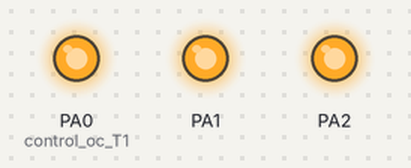
A program run on a simulated ATmega32, built with avr-gcc and emulated at 8 MHz (the files do not name the chip). On the bench: output pins drawn as LEDs (lit = HIGH).

Above: at 0.5 s.
At 1.5 s:
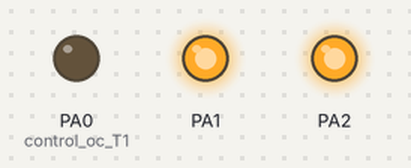
At 4.5 s:
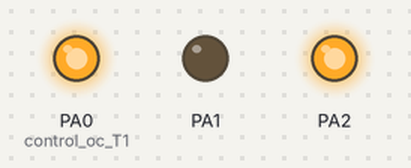
At 5.5 s:
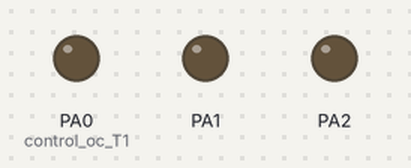
At 8.5 s:
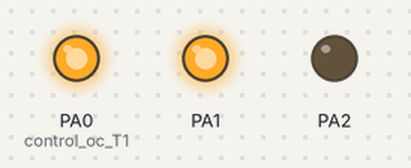
At 11.5 s:
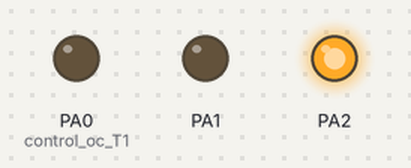
Timing chart, 0 to 13.0 s (numbered marks = the images above):
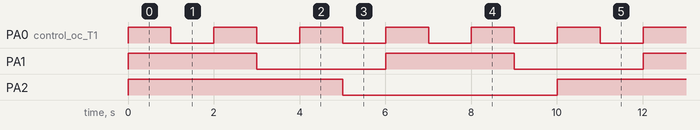

Measured:
- by itself, PA0 (control_oc_T1): alternates HIGH for 1.0 s and LOW for 1.0 s
- by itself, PA1: alternates HIGH for 3.0 s and LOW for 3.0 s
- by itself, PA2: alternates HIGH for 5.0 s and LOW for 5.0 s

The program:

main.c
```c
/*
 * main.c
 *
 *  Created on: Aug 15, 2023
 *      Author: alibo
 */

#include "LIB/STD_TYPES.h"
#include "LIB/BIT_MATH.h"
#include <util/delay.h>
#define  F_CPU          8000000UL
#include "MCAL/DIO/DIO_interface.h"
#include "MCAL/TIMER/TIMER_interface.h"
#include "MCAL/GIE/GIE_interface.h"
#include "HAL/LCD/LCD_interface.h"
#include "HAL/KEYPAD/KEYPAD_interface.h"
#include "SERVIES/RTO/RTO_interface.h"


void APP1 (void);
void APP2 (void);
void APP3 (void);
int main(void)
{


	DIO_voidSetPinDirection(DIO_PORTA , DIO_PIN0 , DIO_OUTPUT) ;
	DIO_voidSetPinDirection(DIO_PORTA , DIO_PIN1 , DIO_OUTPUT) ;
	DIO_voidSetPinDirection(DIO_PORTA , DIO_PIN2 , DIO_OUTPUT) ;


RTO_u8CreateTask( 0 , 1000 , 0 , APP1);
RTO_u8CreateTask( 1 , 3000 , 0 , APP2);
RTO_u8CreateTask( 2 , 5000 , 0 , APP3);

GIE_voidEnable();

RTO_voidInit();
	while(1)
	{
	}
	return 0;
}

void APP1 (void)
{

	TOG_BIT ( *((volatile u8*)0x3b) , 0);
}
void APP2 (void)
{

	TOG_BIT(  *((volatile u8*)0x3b) , 1);

}
void APP3 (void)
{

	TOG_BIT(  *((volatile u8*)0x3b) , 2);

}
```

RTO_interface.h
```c
/*
 * RTO_interface.h
 *
 *  Created on: Aug 26, 2023
 *      Author: alibo
 */

#ifndef SERVIES_RTO_RTO_INTERFACE_H_
#define SERVIES_RTO_RTO_INTERFACE_H_


void RTO_voidInit(void);

u8 RTO_u8CreateTask( u8 copy_u8Pariority  , u16 copy_u16periodicity  , u16 copy_firstdelay , void (*LDF) (void));

#endif /* SERVIES_RTO_RTO_INTERFACE_H_ */
```

RTO_program.c
```c
/*
 * RTO_program.c
 *
 *  Created on: Aug 26, 2023
 *      Author: alibo
 */

#include "../../LIB/STD_TYPES.h"
#include "../../LIB/BIT_MATH.h"

#include "../../MCAL/TIMER/TIMER_interface.h"

#include "RTO_interface.h"
#include "RTO_private.h"
#include "RTO_config.h"

RTO_TCB RTO_AstrTasks [RTO_MAX_PRIORITY] ;

void RTO_voidInit(void)
{
	// ini timer //timer1 ctc ocr = 1000 , pie ,

	TIMER_CONFIG_T1 mytimer1 = { .timer_mode_T1   = CTC_T1_OCRA1_TOP ,
	                             .control_oc_T1   =  OC1A__OC1B_DISCONNECTED_NONPWM,
	                             .clock_source_T1 =  FCPU_DIVBY_8_T1
	                           };

	Timer_voidCallBackFun( RTO_voidStartScheudler );


	Timer_voidSetCompareMatchValueT1A(Timer_Tick_CPU);

	Timer_voidT1Init(&mytimer1);

	// timer start

}

u8 RTO_u8CreateTask( u8 Copy_u8Pariority  , u16 Copy_u16periodicity  , u16 Copy_firstdelay , void (*LDF) (void))
{
	u8 Local_u8ErrorState  = STD_TYPE_OK ;
	if( (LDF != NULL) && (Copy_u8Pariority < RTO_MAX_PRIORITY) )
	{
	RTO_AstrTasks [Copy_u8Pariority].firstdelay = Copy_firstdelay;
	RTO_AstrTasks [Copy_u8Pariority].periodicty = Copy_u16periodicity;
	RTO_AstrTasks [Copy_u8Pariority].pf = LDF ;
	}
	else
	{
		Local_u8ErrorState = STD_TYPE_NOTOK ;
	}
	return Local_u8ErrorState;
}

static void RTO_voidStartScheudler(void)
{
	u8 local_u8counter =0 ;
	for(local_u8counter = 0 ; local_u8counter < RTO_MAX_PRIORITY ; local_u8counter++)
	{
		if( RTO_AstrTasks [local_u8counter].firstdelay == 0)
		{
			// run task
			 RTO_AstrTasks [local_u8counter].pf();
			//next run
			 RTO_AstrTasks [local_u8counter].firstdelay =  (RTO_AstrTasks [local_u8counter].periodicty) - 1   ;
		}
		else
		{
			 RTO_AstrTasks [local_u8counter].firstdelay -- ;
		}
	}
}
```

RTO_config.h
```c
/*
 * RTO_config.h
 *
 *  Created on: Aug 26, 2023
 *      Author: alibo
 */

#ifndef SERVIES_RTO_RTO_CONFIG_H_
#define SERVIES_RTO_RTO_CONFIG_H_

#define RTO_MAX_PRIORITY    3


#define Timer_Tick_CPU            1000

#endif /* SERVIES_RTO_RTO_CONFIG_H_ */
```

KEYPAD_interface.h
```c
/*
 * KEYPAD_interface.h
 *
 *  Created on: Aug 6, 2023
 *      Author: alibo
 */

#ifndef HAL_KEYPAD_KEYPAD_INTERFACE_H_
#define HAL_KEYPAD_KEYPAD_INTERFACE_H_


#define NOT_PRESSED  0xff

void KEYPAD_void_Init(void);
u8 KEYPAD_u8GetPresed(void);

#endif /* HAL_KEYPAD_KEYPAD_INTERFACE_H_ */
```

LCD_interface.h
```c
/*
 * LCD_interface.h
 *
 *  Created on: Aug 5, 2023
 *      Author: alibo
 */

#ifndef HAL_LCD_LCD_INTERFACE_H_
#define HAL_LCD_LCD_INTERFACE_H_


void LCD_voidShiftRight(void);
void LCD_voidShiftLeft(void);
void LCD_voidSetposition(u8 copy_u8Row, u8 copy_u8col);
void LCD_voidInit(void);
void LCD_voidSendCommand (u8 copy_u8command);
void LCD_voidSendData    (u8 copy_u8data);
void LCD_voidDisplay_CLR(void);
void LCD_u8Display_Number(u64 Copy_Number);
void LCD_voidSendEXTRAChar(u8 copy_u8PatternLocation, u8 *p_u8ExtraChar,u8 copy_u8_row, u8 copy_u8_coulmn);
void LCD_voidSendString (u8 *copy_pu8string);

#endif /* HAL_LCD_LCD_INTERFACE_H_ */
```

BIT_MATH.h
```c
#define SET_BIT(VAR,BITNO)       ( VAR |= (1<<BITNO) )
#define CLR_BIT(VAR,BITNO)       ( VAR &= ~(1<<BITNO))
#define TOG_BIT(VAR,BITNO)       ( VAR ^= (1<<BITNO) )
#define GET_BIT(VAR,BITNO)       ( (VAR>>(BITNO))&1  )
```

STD_TYPES.h
```c
#ifndef mm
#define mm
typedef unsigned char             u8;
typedef unsigned short int        u16;
typedef unsigned long int         u32;
typedef unsigned long long int    u64;

typedef  float       f32;
typedef  double      f64;

typedef signed char             s8;
typedef signed short int        s16;
typedef signed long int         s32;
typedef signed long long int    s64;

typedef enum
{
	STD_TYPE_NOTOK,STD_TYPE_OK
}ERROR_STATE_t;


#define NULL ((void*)0)
#endif
```

DIO_config.h
```c
#ifdef DIO_config_h
#define DIO_config_h

#endif
```

DIO_interface.h
```c
#ifndef DIO_interface_h
#define DIO_interface_h


#define DIO_PORTA   0
#define DIO_PORTB   1
#define DIO_PORTC   2
#define DIO_PORTD   3


#define DIO_PIN0   0
#define DIO_PIN1   1
#define DIO_PIN2   2
#define DIO_PIN3   3
#define DIO_PIN4   4
#define DIO_PIN5   5
#define DIO_PIN6   6
#define DIO_PIN7   7

#define DIO_INPUT  0
#define DIO_OUTPUT 1


#define DIO_HIGH   1
#define DIO_LOW    0


void DIO_voidSetPinDirection    (u8 Copy_u8PortId , u8 Copy_u8PinId , u8 Copy_u8Direction );
void DIO_voidSetPinValue    (u8 Copy_u8PortId , u8 Copy_u8PinId , u8 Copy_u8Value );

u8 DIO_u8GetPinValue        (u8 Copy_u8PortId , u8 Copy_u8PinId );


void DIO_voidSetPortDirection(u8 Copy_u8PortId ,  u8 Copy_u8Direction);
void DIO_voidSetPortValue(u8 Copy_u8PortId ,  u8 Copy_u8Value);
u8 DIO_u8GetPortValue(u8 Copy_u8PortId);

#endif
```

DIO_private.h
```c
#ifndef DIO_private_h
#define DIO_private_h


//  volatile  3a4an(may3ml4 optimizing) el processor may5od5 2raito sabta gambo l2 ya5do kol mara
// el address el bnktn feh makan 72i2i ba3d el ram
#define PORTA_REG      *( (volatile u8*)0x3b )
#define DDRA_REG       *( (volatile u8*)0x3A )
#define PINA_REG       *( (volatile u8*)0x39 )


#define PORTB_REG      *( (volatile u8*)0x38 )
#define DDRB_REG       *( (volatile u8*)0x37 )
#define PINB_REG       *( (volatile u8*)0x36 )


#define PORTC_REG      *( (volatile u8*)0x35 )
#define DDRC_REG       *( (volatile u8*)0x34 )
#define PINC_REG       *( (volatile u8*)0x33 )


#define PORTD_REG      *( (volatile u8*)0x32 )
#define DDRD_REG       *( (volatile u8*)0x31 )
#define PIND_REG       *( (volatile u8*)0x30 )


#endif
```

DIO_program.c
```c
#include"../../LIB/STD_TYPES.h"
#include"../../LIB/BIT_MATH.h"

#include"DIO_interface.h"
#include"DIO_private.h"
#include"DIO_config.h"


void DIO_voidSetPinDirection    (u8 Copy_u8PortId , u8 Copy_u8PinId , u8 Copy_u8Direction )
{

    switch(Copy_u8Direction)

    {
        case DIO_OUTPUT :
            switch(Copy_u8PortId)
            {
                case DIO_PORTA :
                                SET_BIT(DDRA_REG , Copy_u8PinId);
                break ;
                case DIO_PORTB :
                                SET_BIT(DDRB_REG , Copy_u8PinId);
                break;
                case DIO_PORTC :
                                SET_BIT(DDRC_REG , Copy_u8PinId);
                break ;
                case DIO_PORTD :
                                SET_BIT(DDRD_REG , Copy_u8PinId);
                break;
            }
        break;
        case DIO_INPUT :
        switch(Copy_u8PortId)
            {
                case DIO_PORTA :
                                CLR_BIT(DDRA_REG , Copy_u8PinId);
                break ;
                case DIO_PORTB :
                                CLR_BIT(DDRB_REG , Copy_u8PinId);
                break;
                case DIO_PORTC :
                                CLR_BIT(DDRC_REG , Copy_u8PinId);
                break ;
                case DIO_PORTD :
                                CLR_BIT(DDRD_REG , Copy_u8PinId);
                break;
            }
        break ;
    }
}

void DIO_voidSetPinValue    (u8 Copy_u8PortId , u8 Copy_u8PinId , u8 Copy_u8Value )
{


    switch(Copy_u8Value)

    {
        case DIO_HIGH :
            switch(Copy_u8PortId)
            {
                case DIO_PORTA :
                                SET_BIT(PORTA_REG , Copy_u8PinId);
                break ;
                case DIO_PORTB :
                                SET_BIT(PORTB_REG , Copy_u8PinId);
                break;
                case DIO_PORTC :
                                SET_BIT(PORTC_REG , Copy_u8PinId);
                break ;
                case DIO_PORTD :
                                SET_BIT(PORTD_REG , Copy_u8PinId);
                break;
            }
        break;
        case DIO_LOW :
        switch(Copy_u8PortId)
            {
                case DIO_PORTA :
                                CLR_BIT(PORTA_REG , Copy_u8PinId);
                break ;
                case DIO_PORTB :
                                CLR_BIT(PORTB_REG , Copy_u8PinId);
                break;
                case DIO_PORTC :
                                CLR_BIT(PORTC_REG , Copy_u8PinId);
                break ;
                case DIO_PORTD :
                                CLR_BIT(PORTD_REG , Copy_u8PinId);
                break;
            }
        break ;
    }

}

u8 DIO_u8GetPinValue        (u8 Copy_u8PortId , u8 Copy_u8PinId )
{
    u8 Local_u8ReturnedValue = 255 ;

    switch(Copy_u8PortId)
    {
        case DIO_PORTA :
            Local_u8ReturnedValue = GET_BIT(PINA_REG , Copy_u8PinId);
        break ;
        case DIO_PORTB :
            Local_u8ReturnedValue = GET_BIT(PINB_REG , Copy_u8PinId);
        break ;
        case DIO_PORTC :
            Local_u8ReturnedValue = GET_BIT(PINC_REG , Copy_u8PinId);
        break ;
        case DIO_PORTD :
            Local_u8ReturnedValue = GET_BIT(PIND_REG , Copy_u8PinId);
        break ;

        default:
        break ;
    }


    return Local_u8ReturnedValue ;
}

void DIO_voidSetPortDirection(u8 Copy_u8PortId ,  u8 Copy_u8Direction)
{

    switch(Copy_u8Direction)

    {
        case DIO_OUTPUT :
            switch(Copy_u8PortId)
            {
                case DIO_PORTA :
                                DDRA_REG = 0xFF;
                break ;
                case DIO_PORTB :
                	            DDRB_REG = 0xFF;
                break;
                case DIO_PORTC :
                	           DDRC_REG = 0xFF;
                break ;
                case DIO_PORTD :
                	           DDRD_REG = 0xFF;
                break;
            }
        break;
        case DIO_INPUT :
        switch(Copy_u8PortId)
            {
                        case DIO_PORTA :
                                        DDRA_REG = 0x00;
                        break ;
                        case DIO_PORTB :
                        	            DDRB_REG = 0x00;
                        break;
                        case DIO_PORTC :
                        	           DDRC_REG = 0x00;
                        break ;
                        case DIO_PORTD :
                        	           DDRD_REG = 0x00;
                        break;
            }
        break ;
    }
}
void DIO_voidSetPortValue(u8 Copy_u8PortId ,  u8 Copy_u8Value)
{
	switch(Copy_u8PortId)
	            {
	                case DIO_PORTA :
	                                PORTA_REG = Copy_u8Value;
	                break ;
	                case DIO_PORTB :
	                	            PORTB_REG = Copy_u8Value;
	                break;
	                case DIO_PORTC :
	                	           PORTC_REG = Copy_u8Value;
	                break ;
	                case DIO_PORTD :
	                	           PORTD_REG = Copy_u8Value;
	                break;
	            }

}
u8 DIO_u8GetPortValue(u8 Copy_u8PortId)
{
	u8 local_variable=255;
	switch(Copy_u8PortId)
		            {
		                case DIO_PORTA :
		                	local_variable =   PINA_REG ;
		                break ;
		                case DIO_PORTB :
		                	local_variable =   PINB_REG ;
		                break;
		                case DIO_PORTC :
		                	local_variable =   PINC_REG ;
		                break ;
		                case DIO_PORTD :
		                	local_variable =   PIND_REG ;
		                break;
		            }

	return local_variable;

}
```

BIT_MATH.h
```c
#define SET_BIT(VAR,BITNO)       ( VAR |= (1<<BITNO) )
#define CLR_BIT(VAR,BITNO)       ( VAR &= ~(1<<BITNO))
#define TOG_BIT(VAR,BITNO)       ( VAR ^= (1<<BITNO) )
#define GET_BIT(VAR,BITNO)       ( (VAR>>(BITNO))&1  )
```

STD_TYPES.h
```c
#ifndef mm
#define mm
typedef unsigned char             u8;
typedef unsigned short int        u16;
typedef unsigned long int         u32;
typedef unsigned long long int    u64;

typedef  float       f32;
typedef  double      f64;

typedef signed char             s8;
typedef signed short int        s16;
typedef signed long int         s32;
typedef signed long long int    s64;

typedef enum
{
	STD_TYPE_NOTOK,STD_TYPE_OK
}ERROR_STATE_t;


#define NULL ((void*)0)
#endif
```

DIO_config.h
```c
#ifdef DIO_config_h
#define DIO_config_h

#endif
```

DIO_interface.h
```c
#ifndef DIO_interface_h
#define DIO_interface_h


#define DIO_PORTA   0
#define DIO_PORTB   1
#define DIO_PORTC   2
#define DIO_PORTD   3


#define DIO_PIN0   0
#define DIO_PIN1   1
#define DIO_PIN2   2
#define DIO_PIN3   3
#define DIO_PIN4   4
#define DIO_PIN5   5
#define DIO_PIN6   6
#define DIO_PIN7   7

#define DIO_INPUT  0
#define DIO_OUTPUT 1


#define DIO_HIGH   1
#define DIO_LOW    0


void DIO_voidSetPinDirection    (u8 Copy_u8PortId , u8 Copy_u8PinId , u8 Copy_u8Direction );
void DIO_voidSetPinValue    (u8 Copy_u8PortId , u8 Copy_u8PinId , u8 Copy_u8Value );

u8 DIO_u8GetPinValue        (u8 Copy_u8PortId , u8 Copy_u8PinId );


void DIO_voidSetPortDirection(u8 Copy_u8PortId ,  u8 Copy_u8Direction);
void DIO_voidSetPortValue(u8 Copy_u8PortId ,  u8 Copy_u8Value);
u8 DIO_u8GetPortValue(u8 Copy_u8PortId);

#endif
```

DIO_private.h
```c
#ifndef DIO_private_h
#define DIO_private_h


//  volatile  3a4an(may3ml4 optimizing) el processor may5od5 2raito sabta gambo l2 ya5do kol mara
// el address el bnktn feh makan 72i2i ba3d el ram
#define PORTA_REG      *( (volatile u8*)0x3b )
#define DDRA_REG       *( (volatile u8*)0x3A )
#define PINA_REG       *( (volatile u8*)0x39 )


#define PORTB_REG      *( (volatile u8*)0x38 )
#define DDRB_REG       *( (volatile u8*)0x37 )
#define PINB_REG       *( (volatile u8*)0x36 )


#define PORTC_REG      *( (volatile u8*)0x35 )
#define DDRC_REG       *( (volatile u8*)0x34 )
#define PINC_REG       *( (volatile u8*)0x33 )


#define PORTD_REG      *( (volatile u8*)0x32 )
#define DDRD_REG       *( (volatile u8*)0x31 )
#define PIND_REG       *( (volatile u8*)0x30 )


#endif
```

GIE_interface.h
```c
/*
 * GIE_interface.h
 *
 *  Created on: Aug 12, 2023
 *      Author: alibo
 */

#ifndef MCAL_GIE_GIE_INTERFACE_H_
#define MCAL_GIE_GIE_INTERFACE_H_


#define SREG_REG     *( (volatile u8 *)   0x5F  )

void GIE_voidEnable  (void);
void GIE_voidDisable (void);
#endif /* MCAL_GIE_GIE_INTERFACE_H_ */
```

GIE_program.c
```c
/*
 * GIE_program.c
 *
 *  Created on: Aug 12, 2023
 *      Author: alibo
 */

#include"../../LIB/STD_TYPES.h"
#include"../../LIB/BIT_MATH.h"

#include "GIE_interface.h"

void GIE_voidEnable  (void)
{
	SET_BIT(SREG_REG , 7 );
}
void GIE_voidDisable (void)
{
	CLR_BIT(SREG_REG , 7 );
}
```

BIT_MATH.h
```c
#define SET_BIT(VAR,BITNO)       ( VAR |= (1<<BITNO) )
#define CLR_BIT(VAR,BITNO)       ( VAR &= ~(1<<BITNO))
#define TOG_BIT(VAR,BITNO)       ( VAR ^= (1<<BITNO) )
#define GET_BIT(VAR,BITNO)       ( (VAR>>(BITNO))&1  )
```

STD_TYPES.h
```c
#ifndef mm
#define mm
typedef unsigned char             u8;
typedef unsigned short int        u16;
typedef unsigned long int         u32;
typedef unsigned long long int    u64;

typedef  float       f32;
typedef  double      f64;

typedef signed char             s8;
typedef signed short int        s16;
typedef signed long int         s32;
typedef signed long long int    s64;

typedef enum
{
	STD_TYPE_NOTOK,STD_TYPE_OK
}ERROR_STATE_t;


#define NULL ((void*)0)
#endif
```

DIO_config.h
```c
#ifdef DIO_config_h
#define DIO_config_h

#endif
```

DIO_interface.h
```c
#ifndef DIO_interface_h
#define DIO_interface_h


#define DIO_PORTA   0
#define DIO_PORTB   1
#define DIO_PORTC   2
#define DIO_PORTD   3


#define DIO_PIN0   0
#define DIO_PIN1   1
#define DIO_PIN2   2
#define DIO_PIN3   3
#define DIO_PIN4   4
#define DIO_PIN5   5
#define DIO_PIN6   6
#define DIO_PIN7   7

#define DIO_INPUT  0
#define DIO_OUTPUT 1


#define DIO_HIGH   1
#define DIO_LOW    0


void DIO_voidSetPinDirection    (u8 Copy_u8PortId , u8 Copy_u8PinId , u8 Copy_u8Direction );
void DIO_voidSetPinValue    (u8 Copy_u8PortId , u8 Copy_u8PinId , u8 Copy_u8Value );

u8 DIO_u8GetPinValue        (u8 Copy_u8PortId , u8 Copy_u8PinId );


void DIO_voidSetPortDirection(u8 Copy_u8PortId ,  u8 Copy_u8Direction);
void DIO_voidSetPortValue(u8 Copy_u8PortId ,  u8 Copy_u8Value);
u8 DIO_u8GetPortValue(u8 Copy_u8PortId);

#endif
```

DIO_private.h
```c
#ifndef DIO_private_h
#define DIO_private_h


//  volatile  3a4an(may3ml4 optimizing) el processor may5od5 2raito sabta gambo l2 ya5do kol mara
// el address el bnktn feh makan 72i2i ba3d el ram
#define PORTA_REG      *( (volatile u8*)0x3b )
#define DDRA_REG       *( (volatile u8*)0x3A )
#define PINA_REG       *( (volatile u8*)0x39 )


#define PORTB_REG      *( (volatile u8*)0x38 )
#define DDRB_REG       *( (volatile u8*)0x37 )
#define PINB_REG       *( (volatile u8*)0x36 )


#define PORTC_REG      *( (volatile u8*)0x35 )
#define DDRC_REG       *( (volatile u8*)0x34 )
#define PINC_REG       *( (volatile u8*)0x33 )


#define PORTD_REG      *( (volatile u8*)0x32 )
#define DDRD_REG       *( (volatile u8*)0x31 )
#define PIND_REG       *( (volatile u8*)0x30 )


#endif
```

GIE_interface.h
```c
/*
 * GIE_interface.h
 *
 *  Created on: Aug 12, 2023
 *      Author: alibo
 */

#ifndef MCAL_GIE_GIE_INTERFACE_H_
#define MCAL_GIE_GIE_INTERFACE_H_


#define SREG_REG     *( (volatile u8 *)   0x5F  )

void GIE_voidEnable  (void);
void GIE_voidDisable (void);
#endif /* MCAL_GIE_GIE_INTERFACE_H_ */
```

GIE_program.c
```c
/*
 * GIE_program.c
 *
 *  Created on: Aug 12, 2023
 *      Author: alibo
 */

#include"../../LIB/STD_TYPES.h"
#include"../../LIB/BIT_MATH.h"

#include "GIE_interface.h"

void GIE_voidEnable  (void)
{
	SET_BIT(SREG_REG , 7 );
}
void GIE_voidDisable (void)
{
	CLR_BIT(SREG_REG , 7 );
}
```

Source omitted: DIO_program.c (5888 bytes), DIO_program.c (5888 bytes), TIMER_config.h (280 bytes), TIMER_interface.h (3051 bytes), TIMER_private.h (830 bytes), TIMER_program.c (4385 bytes), RTO_private.h (314 bytes)
